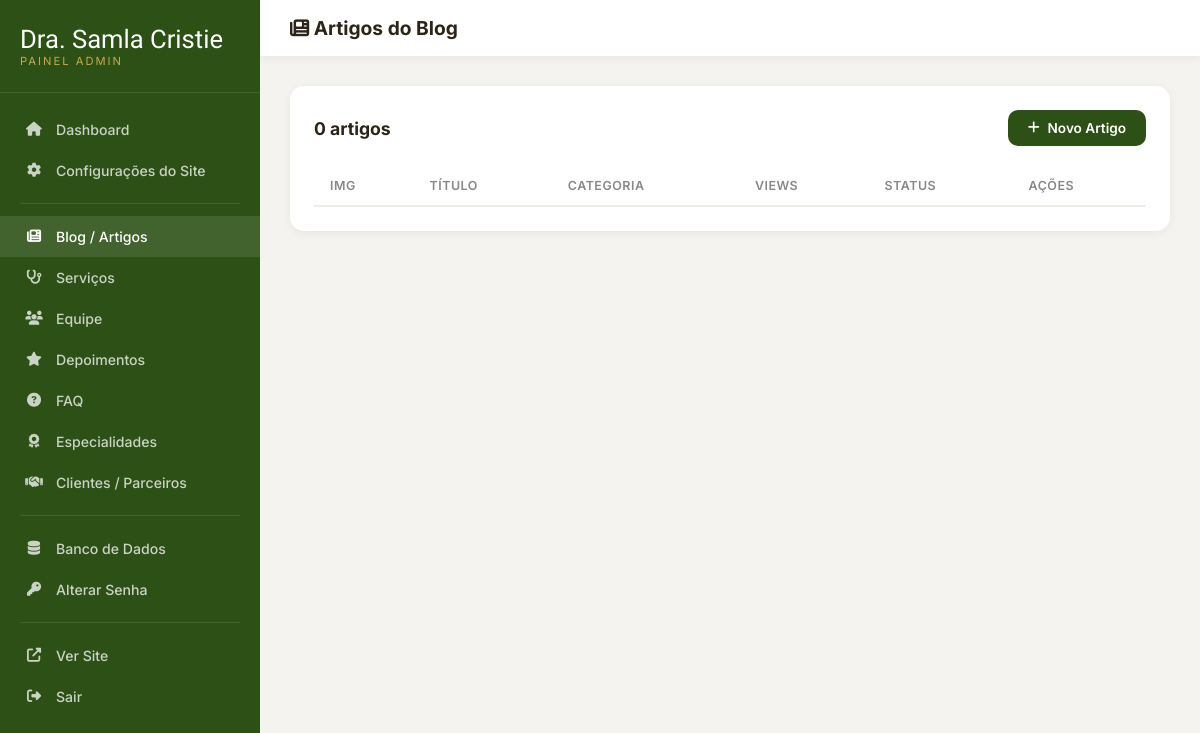
/admin/articles.php (signed in), run on an earlier commit of the app's database.
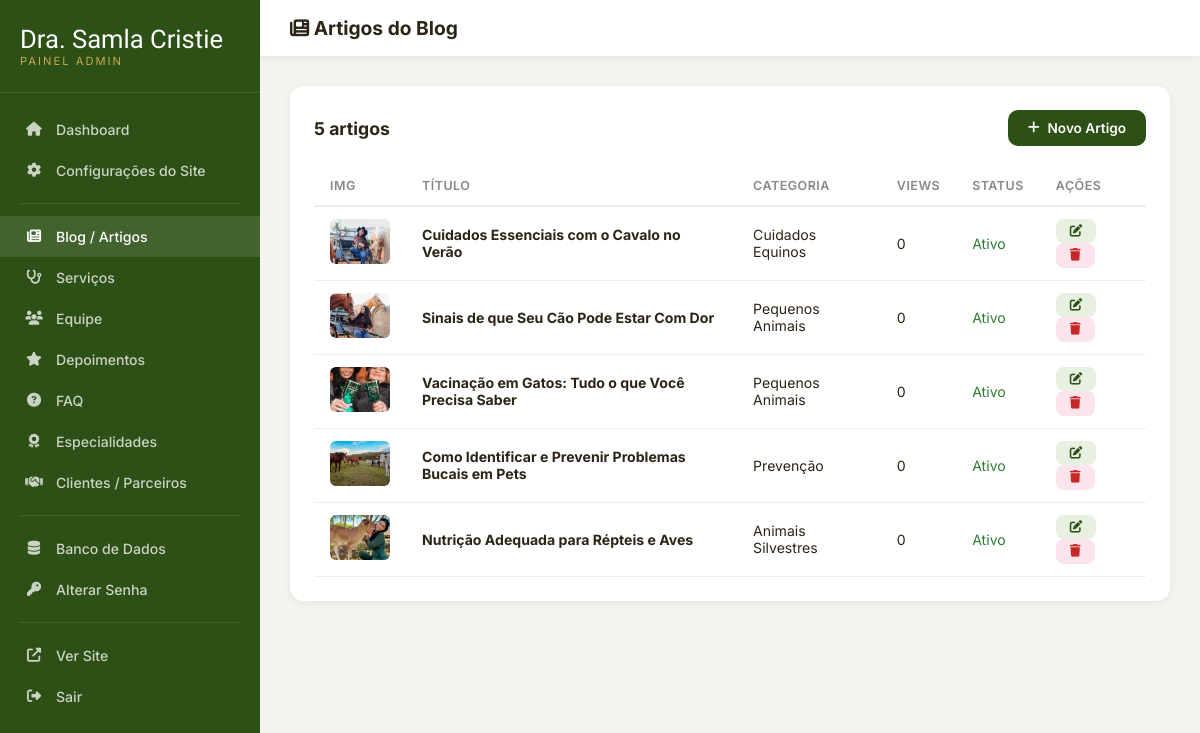
And on a later commit of the database.
### tables this page shows
CREATE TABLE IF NOT EXISTS `articles` (
    `id` INT AUTO_INCREMENT PRIMARY KEY,
    `title` VARCHAR(300) NOT NULL,
    `slug` VARCHAR(300) NOT NULL UNIQUE,
    `excerpt` TEXT,
    `content` LONGTEXT,
    `image` VARCHAR(255),
    `category` VARCHAR(100),
    `author` VARCHAR(200) DEFAULT 'Dra. Samla Cristie',
    `read_time` VARCHAR(20) DEFAULT '5 min',
    `featured` TINYINT(1) DEFAULT 0,
    `active` TINYINT(1) DEFAULT 1,
    `views` INT DEFAULT 0,
    `created_at` TIMESTAMP DEFAULT CURRENT_TIMESTAMP,
    `updated_at` TIMESTAMP DEFAULT CURRENT_TIMESTAMP ON UPDATE CURRENT_TIMESTAMP
);

### config.php (called while the page is built, shortened)
<?php
function e($str) {
    return htmlspecialchars($str ?? '', ENT_QUOTES, 'UTF-8');
}

### admin/articles.php (the view, shortened to what the changed rows need)
<?php
$db = getDB();
$editItem = null;
$articles = $db->query("SELECT * FROM articles ORDER BY created_at DESC")->fetchAll();
?>
<!DOCTYPE html>
<html lang="pt-BR">
<head>
    <link rel="stylesheet" href="https://cdnjs.cloudflare.com/ajax/libs/font-awesome/6.5.1/css/all.min.css">
    <link rel="stylesheet" href="admin.css">
</head>
<body>
<div class="admin-wrapper">
    <div class="main-content">
        <div class="topbar">
            <div style="display:flex;align-items:center;gap:12px;">
                <h2><i class="fas fa-newspaper"></i> <?= $editItem ? ($editItem['id'] ? 'Editar Artigo' : 'Novo Artigo') : 'Artigos do Blog' ?></h2>
            </div>
        </div>
        <div class="content">
            <?php if ($editItem !== null): ?>
            <div class="admin-card">
                <form method="POST" enctype="multipart/form-data">
                    <input type="hidden" name="id" value="<?= e($editItem['id']) ?>">
                    <input type="hidden" name="current_image" value="<?= e($editItem['image']) ?>">
                    <div class="form-grid">
                        <div class="form-group form-full"><label>Título</label><input type="text" name="title" value="<?= e($editItem['title']) ?>" required></div>
                        <div class="form-group"><label>Slug (URL)</label><input type="text" name="slug" value="<?= e($editItem['slug']) ?>" placeholder="Gerado automaticamente"></div>
                        <div class="form-group"><label>Categoria</label><input type="text" name="category" value="<?= e($editItem['category']) ?>" placeholder="Ex: Cães, Gatos, Equinos"></div>
                        <div class="form-group"><label>Autor</label><input type="text" name="author" value="<?= e($editItem['author']) ?>"></div>
                        <div class="form-group"><label>Tempo de Leitura</label><input type="text" name="read_time" value="<?= e($editItem['read_time']) ?>"></div>
                        <div class="form-group form-full"><label>Resumo</label><textarea name="excerpt" rows="2"><?= e($editItem['excerpt']) ?></textarea></div>
                        <div class="form-group form-full"><label>Conteúdo (HTML)</label><textarea name="content" rows="12" style="font-family:monospace;font-size:0.85rem;"><?= e($editItem['content']) ?></textarea></div>
                        <div class="form-group"><label>Imagem</label>
                            <?php if ($editItem['image']): ?><img src="../<?= e($editItem['image']) ?>" class="img-preview"><br><?php endif; ?>
                            <input type="file" name="image" accept="image/*" style="margin-top:8px;">
                            <br><small>Ou caminho: </small><input type="text" name="current_image" value="<?= e($editItem['image']) ?>" style="margin-top:4px;">
                        </div>
                        <div class="form-group">
                            <label>Opções</label>
                            <label style="display:flex;align-items:center;gap:8px;font-size:0.9rem;text-transform:none;letter-spacing:0;margin-top:8px;">
                                <input type="checkbox" name="active" <?= $editItem['active']?'checked':'' ?>> Ativo
                            </label>
                            <label style="display:flex;align-items:center;gap:8px;font-size:0.9rem;text-transform:none;letter-spacing:0;margin-top:8px;">
                                <input type="checkbox" name="featured" <?= $editItem['featured']?'checked':'' ?>> Destaque
                            </label>
                        </div>
                    </div>
                    <div class="form-actions">
                        <button type="submit" class="btn-save"><i class="fas fa-save"></i> Salvar</button>
                        <a href="articles.php" class="btn-cancel">Cancelar</a>
                    </div>
                </form>
            </div>
            <?php else: ?>
            <div class="admin-card">
                <div class="admin-card-header">
                    <h3><?= count($articles) ?> artigos</h3>
                    <a href="articles.php?new=1" class="btn-add"><i class="fas fa-plus"></i> Novo Artigo</a>
                </div>
                <table class="admin-table">
                    <thead><tr><th>Img</th><th>Título</th><th>Categoria</th><th>Views</th><th>Status</th><th>Ações</th></tr></thead>
                    <tbody>
                    <?php foreach ($articles as $a): ?>
                    <tr>
                        <td><img src="../<?= e($a['image']) ?>" alt=""></td>
                        <td><strong><?= e($a['title']) ?></strong></td>
                        <td><?= e($a['category']) ?></td>
                        <td><?= $a['views'] ?></td>
                        <td><?= $a['active']?'<span style="color:#2e7d32">Ativo</span>':'<span style="color:#888">Inativo</span>' ?></td>
                        <td>
                            <a href="articles.php?edit=<?= $a['id'] ?>" class="btn-sm btn-edit"><i class="fas fa-edit"></i></a>
                            <a href="articles.php?delete=<?= $a['id'] ?>" class="btn-sm btn-delete" onclick="return confirm('Excluir este artigo?')"><i class="fas fa-trash"></i></a>
                        </td>
                    </tr>
                    <?php endforeach; ?>
                    </tbody>
                </table>
            </div>
            <?php endif; ?>
        </div>
    </div>
</div>
</body>
</html>

What changed in the data, as far as the page shows it:
added articles: image (picture), title "Cuidados Essenciais com o Cavalo no Verão", category "Cuidados Equinos", views "0", active "Ativo"
added articles: image (picture), title "Sinais de que Seu Cão Pode Estar Com Dor", category "Pequenos Animais", views "0", active "Ativo"
added articles: image (picture), title "Vacinação em Gatos: Tudo o que Você Precisa Saber", category "Pequenos Animais", views "0", active "Ativo"
added articles: image (picture), title "Como Identificar e Prevenir Problemas Bucais em Pets", category "Prevenção", views "0", active "Ativo"
added articles: image (picture), title "Nutrição Adequada para Répteis e Aves", category "Animais Silvestres", views "0", active "Ativo"
Also different on the page:
count($articles): "0" → "5"
